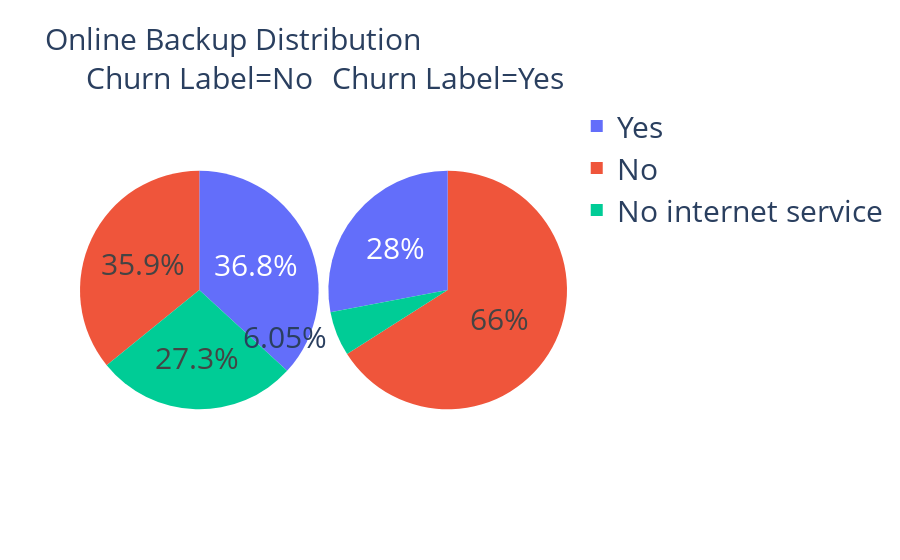

Notebook code cell kept with this figure:
### Code cell
g_ob = df.groupby(['Online Backup','Churn Label'])['Churn Value'].count().reset_index()
fig1 = px.pie(g_ob, values = 'Churn Value', names = 'Online Backup', facet_col = 'Churn Label', title = 'Online Backup Distribution')

fig1.update_layout(
    title_font=dict(size=30),
    legend_font=dict(size=30),
    font=dict(size=30)
)
fig1.update_traces(textfont_size=30)
fig1.show()

### Figure 1 — Plotly figure (JSON) as saved in the notebook; plotly's stock layout.template omitted (floating-point values rounded to 4 significant figures)
{"data": [{"domain": {"x": [0, 0.49], "y": [0, 1]}, "hovertemplate": "Churn Label=No<br>Online Backup=%{label}<br>Churn Value=%{value}<extra></extra>", "labels": ["No", "No internet service", "Yes"], "legendgroup": "", "name": "", "showlegend": true, "textfont": {"size": 30}, "type": "pie", "values": [1855, 1413, 1906]}, {"domain": {"x": [0.51, 1], "y": [0, 1]}, "hovertemplate": "Churn Label=Yes<br>Online Backup=%{label}<br>Churn Value=%{value}<extra></extra>", "labels": ["No", "No internet service", "Yes"], "legendgroup": "", "name": "", "showlegend": true, "textfont": {"size": 30}, "type": "pie", "values": [1233, 113, 523]}], "layout": {"annotations": [{"font": {}, "showarrow": false, "text": "Churn Label=No", "x": 0.245, "xanchor": "center", "xref": "paper", "y": 1, "yanchor": "bottom", "yref": "paper"}, {"font": {}, "showarrow": false, "text": "Churn Label=Yes", "x": 0.755, "xanchor": "center", "xref": "paper", "y": 1, "yanchor": "bottom", "yref": "paper"}], "font": {"size": 30}, "legend": {"font": {"size": 30}, "tracegroupgap": 0}, "title": {"font": {"size": 30}, "text": "Online Backup Distribution"}}}
